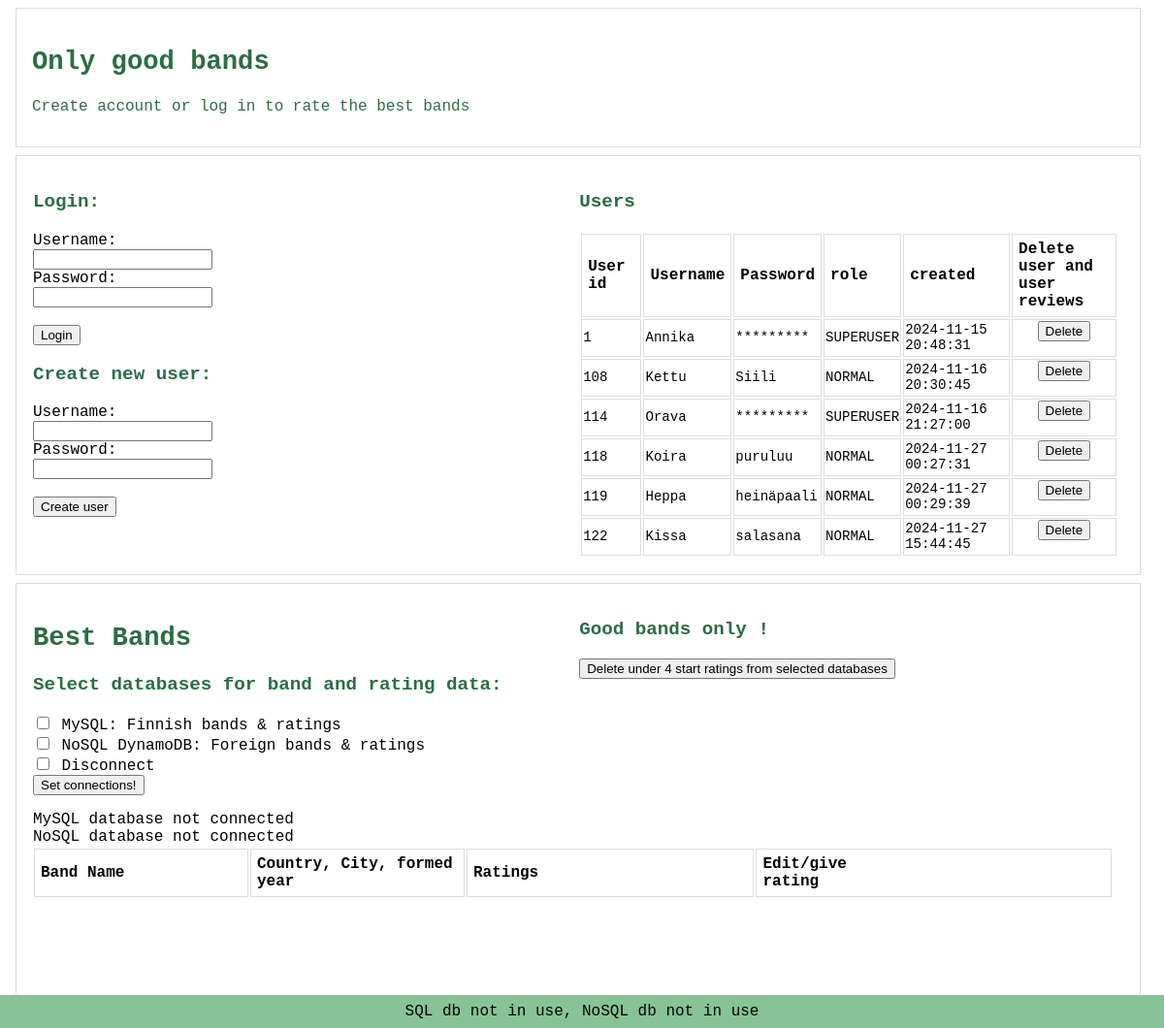
The page / on the database its author committed.
### tables this page shows
CREATE TABLE `user_table` (
  `user_id` int(11) NOT NULL,
  `user_name` varchar(10) NOT NULL,
  `role` enum('SUPERUSER','NORMAL') NOT NULL DEFAULT 'NORMAL',
  `password` varchar(10) NOT NULL,
  `created` timestamp NOT NULL DEFAULT current_timestamp(),
  `modified` timestamp NULL DEFAULT NULL
);

### htdocs/index.php (the view, shortened to what this page needs)
<?php
include("./php_connection.php");
$sqldbon = 0;
$nosqldbon = 0;
$sqluser = "select * from user_table order by user_id";
$sql_users = $connectiontosqldb->query($sqluser);
echo "<head> <meta http-equiv=\"content-type\" content=\"text/html; charset=utf-8\" />
<link rel=\"stylesheet\" href=\"styles.css\">
</head>
<body>
   <header class=\"site-header\"> </header>
<main>
    <div class=\"container\">
        <h2>Only good bands</h2><p>Create account or log in to rate the best bands</p></div>
            <div class=\"container\">
            <div class=\"column\">";
 if (empty($_SESSION['username'])) {
    echo "<h3> Login: </h3>
    <form method=\"post\">
        <label for=\"username\">Username:</label><br>
        <input type=\"text\" id=\"loginusername\" name=\"loginusername\" minlength=\"5\" maxlength=\"10\" required><br>
        <label for=\"password\">Password:</label><br>
        <input type=\"password\" id=\"loginpassword\" name=\"loginpassword\" minlength=\"5\" maxlength=\"10\" required><br><br>
        <input type=\"submit\" name=\"userlogin\" value=\"Login\">
    </form>";
echo "<h3> Create new user: </h3> ";
         $sql_count_users = $connectiontosqldb->prepare("select count(*) from user_table order by user_id");
        $sql_count_users->execute();
        $sql_count_users->bind_result($user_count);
        if ($user_count >= 10) {
        echo "Maximum number of users is 10. Delete old user before creating a new one.";
        }
        else{
        echo"<form method=\"post\">
            <label for=\"username\">Username:</label><br>
            <input type=\"text\" pattern=\"[A-Za-z].{4,9}\" title=\"A-Z a-z, min 5 max 10\" id=\"newusername\" name=\"newusername\" value=\"\" maxlength=\"10\"><br>
            <label for=\"password\">Password:</label><br>
            <input type=\"password\" pattern=\"[A-Za-z].{4,9}\" title=\"A-Z a-z, min 5 max 10\" id=\"password\" name=\"password\" maxlength=\"10\"><br><br>
            <input type=\"submit\" name=\"submitnewuser\" value=\"Create user\">
        </form>";
        }
}
echo "</div>
        <div class=\"column\">
        <h3>Users</h3>
         <table > <tr>
            <th>User id</th>
            <th>Username</th>
            <th>Password</th>
            <th>role</th>
            <th>created</th>
            <th>Delete user and<br> user reviews</th></tr>";
        if ($sql_users) {
        while($row = $sql_users->fetch_assoc()) {
        echo "<tr><td>". $row["user_id"].
            "</td><td>". $row["user_name"].
            "</td><td>";
            if($row["role"] == 'NORMAL'){
            echo $row["password"]; } else {echo "*********";}
            echo "</td><td>". $row["role"].
            "</td><td>". $row["created"].
            "<td class=\"centered\">
                <form method=\"post\">
                    <input type=\"hidden\" name=\"deleteuser\" value=\"". $row["user_name"]. "\" /><input type=\"submit\" value=\"Delete\" />
                </form>
            </td></tr>";
            }
} else {
echo "0 results";
}
echo "</tr></table></div> </div>  ";
echo "<div class=\"container\" id=\"section-1\">";
echo "<div class=\"column\"><h2>Best Bands</h2>
        <h3>Select databases for band and rating data:</h3>
        <form method=\"get\">
            <input type=\"checkbox\" name=\"selectdb[]\" value=\"MySQL\">
            <label> MySQL: Finnish bands & ratings </label><br>
            <input type=\"checkbox\" name=\"selectdb[]\" value=\"NoSQL\">
            <label> NoSQL DynamoDB: Foreign bands & ratings </label><br>
            <input type=\"checkbox\" name=\"selectdb[]\" value=\"noconnection\">
            <label> Disconnect</label><br>
            <input type=\"submit\" value=\"Set connections!\"> <br>
        </form>";
if ($sqldbon == 1) {
    echo " <b>MySQL database Connected</b> <br>";
} else {
    echo "MySQL database not connected<br>";
}
if ($nosqldbon == 1) {
    echo "<b>NoSQL database Connected</b><br>";
} else {
    echo "NoSQL database not connected<br>";
}
echo"</div>";
      echo "<div class=\"column\">
         <h3> Good bands only !  </h3>
            <form method=\"post\">
                <input type=\"hidden\" name=\"deletebadreviews\" value=\"deletebadreviews\" />
                <input type=\"submit\" name=\"deletelowreviews\" value=\"Delete under 4 start ratings from selected databases\" />
             </form>
        <br></div> ";
echo "<table><tr><th width=\"20%\">Band Name</th><th width=\"20%\">Country, City, formed year</th><th>Ratings</th><th>Edit/give <br>rating ";
                    echo "</th> </tr>";
echo "</table>";
echo " <br><br><br><br><br><br>
    <div class=\"footermessages\" >";
        if ($sqldbon == 1){
              echo "SQL db in use,";
            } else { echo " SQL db not in use,"; }
        if ($nosqldbon == 1){
              echo "  NoSQL db in use";
            } else { echo "  NoSQL db not in use"; }
echo "</div>
</body> ";
?>

### htdocs/styles.css (style rules this page uses)
.container { font-family: courier; border: 1px solid #dddddd; width: 98%; padding: 1em; margin: 0.5em; }
.column { float: left; width: 50%; padding: 1px; }
.container:after { content: ""; display: table; clear: both; }
table { font-family: courier; width: 99%; }
th { border: 0.5px solid #dddddd; text-align: left; padding: 6px; }
td { border: 0.5px solid #dddddd; text-align: left; padding: 1px; font-size: 88%; }
.centered { display: table-cell; vertical-align: middle; text-align: center; }
h1, h2, h3, p { color: rgb(43, 109, 66); font-family: courier; font-size: 300%; }
h2 { font-size: 170%; }
h3 { font-size: 120%; }
p { font-size: 100%; }
* { box-sizing: border-box; }
.footermessages { position: fixed; left: 0; bottom: 0; width: 100%; padding: 0.5em; background-color: rgb(136, 195, 151); text-align: center; }

### rows shown on the page
user_table: user_id "1", user_name "Annika", role "SUPERUSER", created "2024-11-15 20:48:31"
user_table: user_id "108", user_name "Kettu", password "Siili", role "NORMAL", created "2024-11-16 20:30:45"
user_table: user_id "114", user_name "Orava", role "SUPERUSER", created "2024-11-16 21:27:00"
user_table: user_id "118", user_name "Koira", password "puruluu", role "NORMAL", created "2024-11-27 00:27:31"
user_table: user_id "119", user_name "Heppa", password "heinäpaali", role "NORMAL", created "2024-11-27 00:29:39"
user_table: user_id "122", user_name "Kissa", password "salasana", role "NORMAL", created "2024-11-27 15:44:45"
